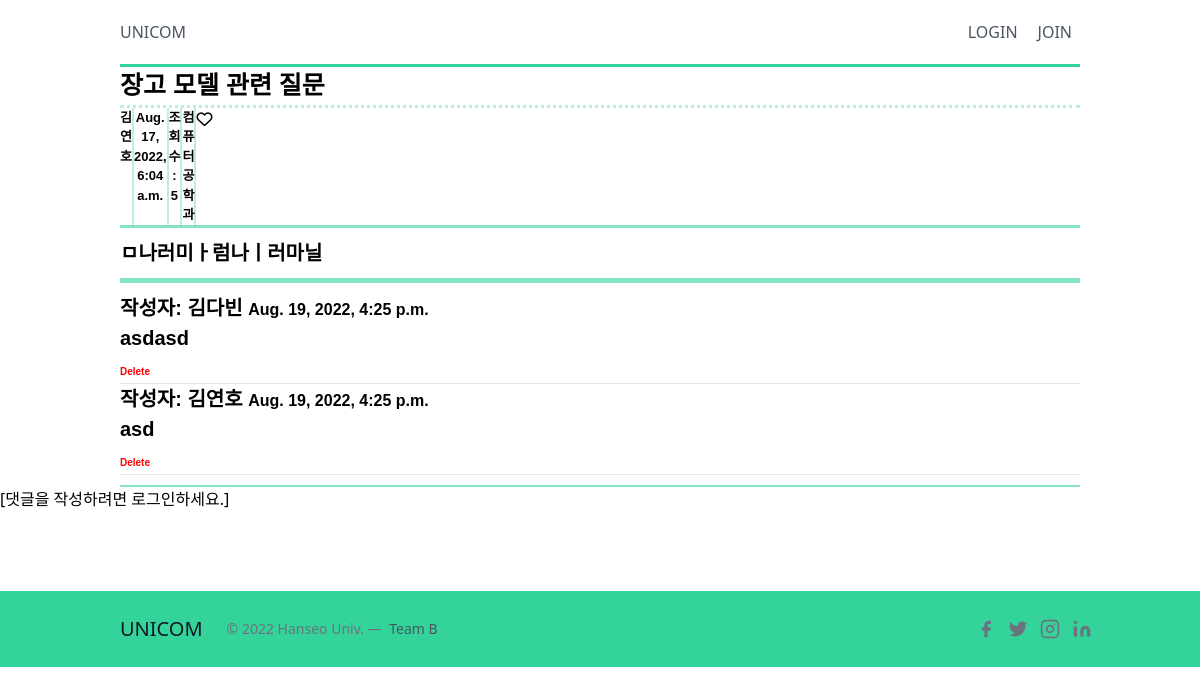
/board/12/, run on the app's committed database.
### board/models.py (models this page shows, shortened)
class Post(models.Model):
    title = models.CharField(max_length=100)
    content = models.TextField()
    like_users = models.ManyToManyField(settings.AUTH_USER_MODEL, related_name="like_posts", blank=True)
    created_at = models.DateTimeField(auto_now_add=True)
    updated_at = models.DateTimeField(auto_now=True)
    big_category = models.ForeignKey(BigCategory, null=True, on_delete=models.SET_NULL)
    author = models.ForeignKey(Account,  on_delete=models.CASCADE)
    category = models.ForeignKey(Category, null=True, on_delete=models.SET_NULL)
    post_hit = models.PositiveIntegerField(default=0)
    date_category = models.ForeignKey(DateCategory, null=True, on_delete=models.SET_NULL)
    def get_absolute_url(self):
        return f'/board/{self.pk}/'
    @property
    def update_counter(self):
        self.post_hit = self.post_hit + 1
        self.save()
        return f""

class Category(models.Model):
    name = models.CharField(max_length=50, unique=True)  # 각 카데고리의 이름을 담는 필드
    slug = models.SlugField(max_length=200, unique=True, allow_unicode=True)  # 사람이 읽을 수 있는 텍스트로 고유 URL을 만들기 위해 만들어진 필드
    def __str__(self):
            return self.name
    class Meta:
        verbose_name_plural = 'Categories'

class Comment(models.Model):
    post = models.ForeignKey(Post, on_delete=models.CASCADE)
    author = models.ForeignKey(Account, on_delete=models.CASCADE,null=True)
    content = models.TextField()
    created_at = models.DateTimeField(auto_now_add=True)
    modified_at = models.DateTimeField(auto_now=True)

### account/models.py (models this page shows, shortened)
class Account(AbstractBaseUser):
    email = models.EmailField(verbose_name='email',max_length=60, unique=True)
    username = models.CharField(max_length=30, unique=True)
    name = models.CharField(max_length=40,null=False, blank=False)
    phone =  models.CharField(max_length=40,null=False, default=True)
    major = models.CharField(max_length=40, blank=False,null=False,default=True)
    school = models.CharField(max_length=40,blank=False,null=False,default=True)
    grade = models.CharField(max_length=40,blank=False,null=False,default=True)
    create_at = models.DateTimeField(verbose_name='date joined', auto_now_add=True)
    last_login = models.DateTimeField(verbose_name='last login', auto_now=True)
    is_admin = models.BooleanField(default=False)
    is_active = models.BooleanField(default=True)
    is_staff = models.BooleanField(default=False)
    is_superuser = models.BooleanField(default=False)
    objects = MyAccountManager()
    USERNAME_FIELD = 'username'
    REQUIRED_FIELDS = ['email','name','phone','grade','major','school']
    def __str__(self):
        return self.name

### board/views.py (the view)
# urls.py: path('<int:pk>/', views.PostDetail.as_view(), name='detail'),
class PostDetail(DetailView):
    model = Post
    def get_context_data(self, **kwargs): #p326
        context = super(PostDetail, self).get_context_data()
        context['categories'] = Category.objects.all()
        context['no_category_post_count'] = Post.objects.filter(category=None).count()
        context['comment_form'] = CommentForm
        context['comments'] = Comment.objects.filter(post = self.get_object())
        return context

### board/templates/board/post_detail.html (shortened to what this page needs)
<!DOCTYPE html>
{% load static %}
<html lang="en">
<head>
    <link rel="stylesheet" href="{% static 'board/css/index_style.css' %}">
    <link href="https://unpkg.com/tailwindcss@^2/dist/tailwind.min.css" rel="stylesheet">
</head>
<body>
    <header class="text-gray-600 body-font">
        <div class="container mx-auto flex flex-wrap p-5 flex-col md:flex-row items-center">
        <a class="flex title-font font-medium items-center text-gray-900 mb-4 md:mb-0">
            <span class="ml-3 text-xl"><a href="{% url 'mainpage'%}">UNICOM</a></span></a>
        <nav class="md:ml-auto flex flex-wrap items-center text-base justify-center">
            {% if request.user.is_authenticated %}
            <a class="mr-5 hover:text-gray-900" href="{% url 'logout' %}">LOGOUT</a>
            <a class="mr-5 hover:text-gray-900" href="{% url 'myPage' %}">MYPAGE</a>
            {%else%}
            <a class="mr-5 hover:text-gray-900" href="{% url 'login' %}">LOGIN</a>
            <a class="mr-5 hover:text-gray-900" href="{% url 'join' %}">JOIN</a>
            {%endif%}
        </nav>
        </div>
    </header>
    <section class="wrap">
        <div class="show_title">
            <p>{{post.title}}</p>
        </div>
        <section class="more_info">
            <div class="show_name">
                <p>{{post.author}}</p>
            </div>
            <div class="show_date">
                <p>{{ post.created_at }}</p>
            </div>
            <div class="show_count">
                <p>조회수 : {{ post.post_hit }}</p>
            </div>
            <div class="show_cate">
                <p>{{post.category}}</p>
            </div>
            {% if user.is_authenticated and user == post.author %}
                <div class="edit_post">
                    <a href="/board/update_post/{{ post.pk}}/"><button class="write_post">수정</button></a>
                </div>
            {% else %}
            <a href="{{ post.get_absolute_url }}like/">
                {% if user in post.like_users.all %}
                <i class="fas fa-heart"></i>
                {% else %}
                <i class="far fa-heart"></i>
                {% endif %}
            </a>
            {% endif %}
        </section>
    </section>
    <div class="show_content">
        {{ post.content }}
    </div>
    <div class="show_content">
        {% for comment in post.comment_set.all %}
        <p>작성자: {{ comment.author }} <small class="text-muted">{{ comment.created_at }}
        </small></p>
        <p>{{ comment.content }}</p>
        <div class="modal-footer">
            <a role="button" class="btn btn-dark" href="/board/delete_comment/{{ comment.pk }}/" style = " font-size:10px;  color: red;">Delete</a>
        </div>
        <hr>
        {% endfor %}
    </div>
    {% if request.user.is_authenticated %}
    <form method = "POST" action = "{{ post.get_absolute_url }}new_comment/">
        {% csrf_token %}
        <p>{{ comment_form}}</p>
        {% comment %} <input type="text" id=""  placeholder="댓글을 입력하세요!" style="width:1270px;height:100px;font-size:17px;"> {% endcomment %}
        <div class="write_comment">
        <button type="submit" class="write_post">등록</button>
        </div>
    </form>
    {% else %}
        <a href="{% url 'login' %}">[댓글을 작성하려면 로그인하세요.]</a>
    {% endif %}
    <div class="blank">
    </div>
    <footer class="text-gray-600 body-font">
        <div class="bg-green-400">
            <div class="container px-5 py-6 mx-auto flex items-center sm:flex-row flex-col">
                <a class="flex title-font font-medium items-center md:justify-start justify-center text-gray-900">
                    <span class="ml-3 text-xl">UNICOM</span>
                </a>
                <p class="text-sm text-gray-500 sm:ml-6 sm:mt-0 mt-4">© 2022 Hanseo Univ. —
                    <a href="https://twitter.com/knyttneve" rel="noopener noreferrer" class="text-gray-600 ml-1" target="_blank">Team B</a>
                </p>
                <span class="inline-flex sm:ml-auto sm:mt-0 mt-4 justify-center sm:justify-start">
                    <a class="text-gray-500">
                        <svg fill="currentColor" stroke-linecap="round" stroke-linejoin="round" stroke-width="2" class="w-5 h-5" viewBox="0 0 24 24">
                            <path d="M18 2h-3a5 5 0 00-5 5v3H7v4h3v8h4v-8h3l1-4h-4V7a1 1 0 011-1h3z"></path>
                        </svg>
                    </a>
                <a class="ml-3 text-gray-500">
                <svg fill="currentColor" stroke-linecap="round" stroke-linejoin="round" stroke-width="2" class="w-5 h-5" viewBox="0 0 24 24">
                    <path d="M23 3a10.9 10.9 0 01-3.14 1.53 4.48 4.48 0 00-7.86 3v1A10.66 10.66 0 013 4s-4 9 5 13a11.64 11.64 0 01-7 2c9 5 20 0 20-11.5a4.5 4.5 0 00-.08-.83A7.72 7.72 0 0023 3z"></path>
                </svg>
                </a>
                <a class="ml-3 text-gray-500">
                <svg fill="none" stroke="currentColor" stroke-linecap="round" stroke-linejoin="round" stroke-width="2" class="w-5 h-5" viewBox="0 0 24 24">
                    <rect width="20" height="20" x="2" y="2" rx="5" ry="5"></rect>
                    <path d="M16 11.37A4 4 0 1112.63 8 4 4 0 0116 11.37zm1.5-4.87h.01"></path>
                </svg>
                </a>
                <a class="ml-3 text-gray-500">
                <svg fill="currentColor" stroke="currentColor" stroke-linecap="round" stroke-linejoin="round" stroke-width="0" class="w-5 h-5" viewBox="0 0 24 24">
                    <path stroke="none" d="M16 8a6 6 0 016 6v7h-4v-7a2 2 0 00-2-2 2 2 0 00-2 2v7h-4v-7a6 6 0 016-6zM2 9h4v12H2z"></path>
                    <circle cx="4" cy="4" r="2" stroke="none"></circle>
                </svg>
                </a>
            </span>
            </div>
        </div>
    </footer>
</body>
</html>

### board/static/board/css/index_style.css (style rules this page uses)
.wrap { border-top: 3px solid #34d399; width: 80%; position: relative; margin-bottom: 20px; font-family: 'Noto Sans KR', sans-serif; margin: 0px auto; }
.show_title { border-bottom: 3px dotted #34d39957; width: 100%; }
.show_title p { font-size: 25px; font-weight: bold; }
.show_date { width: 240px; border-right: 2px solid #34d39957; text-align: center; }
.more_info .show_date p { font-size: 13px; font-weight: bold; }
.show_name { width: 240px; border-right: 2px solid #34d39957; text-align: center; }
.more_info .show_name p { font-size: 13px; font-weight: bold; }
.show_count { width: 240px; border-right: 2px solid #34d39957; text-align: center; }
.more_info .show_count p { font-size: 13px; font-weight: bold; }
.show_cate { width: 240px; border-right: 2px solid #34d39957; text-align: center; }
.more_info .show_cate p { font-size: 13px; font-weight: bold; }
.more_info { display: flex; justify-content: space-around; padding-right: 900px; }
.show_content { border-top: 3px solid #34d3999b; border-bottom: 2px solid #34d3999b; width: 80%; height: fit-content; position: relative; margin-bottom: 20px; font-size: 20px; font-weight: bold; font-family: 'Noto Sans KR', sans-serif; margin: 0px auto; padding-top: 10px; padding-bottom: 10px; }
.blank { height: 80px ; }

### data on the page
Post: title "장고 모델 관련 질문", author "김연호", created_at "Aug. 17, 2022, 6:04 a.m.", post_hit "5", category "컴퓨터공학과", content "ㅁ나러미ㅏ럼나ㅣ러마닐"
Comment: author "김다빈", created_at "Aug. 19, 2022, 4:25 p.m.", content "asdasd"
Comment: author "김연호", created_at "Aug. 19, 2022, 4:25 p.m.", content "asd"
